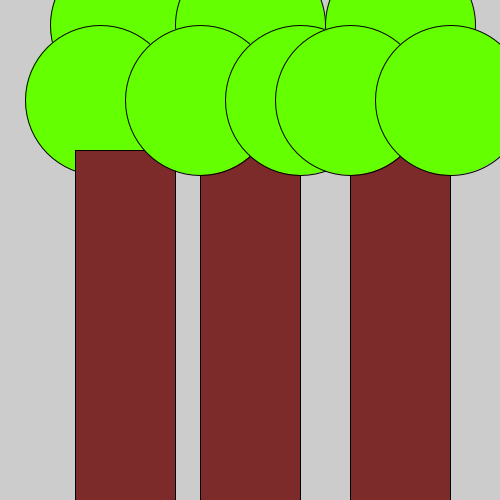
Frame 1 (no input)
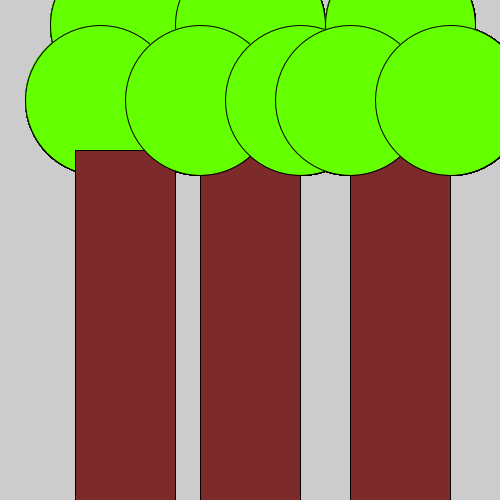
Frame 60 (the mouse pressed at the canvas centre just before this capture)
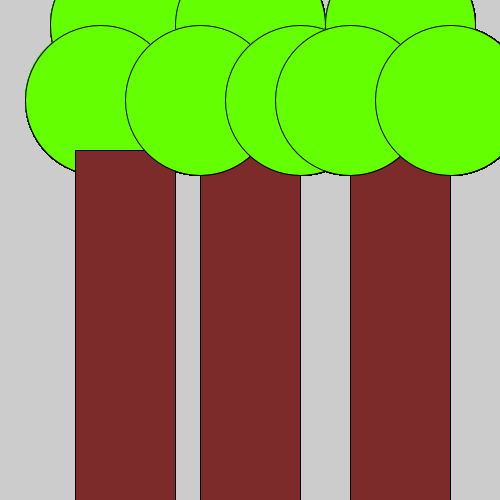
Frame 120 (the mouse held since frame 60 and released just before this capture)

The Processing sketch that drew these frames (run headless with seeded random() and noise(); from frame 60 on, the mouse is pressed at the canvas centre):

// Processing sketch: Opd_10
// ── Opd_10.pde


void setup(){
  size(500,500);
}

void draw(){
  fill(125,42,42);
rect(350,100,100,400);
fill(100,255,0);
circle(125,25,150);
circle(100,100,150);
circle(200,75,100);
  
  fill(125,42,42);
rect(75,150,100,500);
  fill(125,42,42);
rect(200,100,100,400);
fill(100,255,0);
circle(250,25,150);
circle(200,100,150);
circle(300,100,150);

fill(100,255,0);
circle(400,25,150);
circle(350,100,150);
circle(450,100,150);


println("10/10 bos ngl");
}
